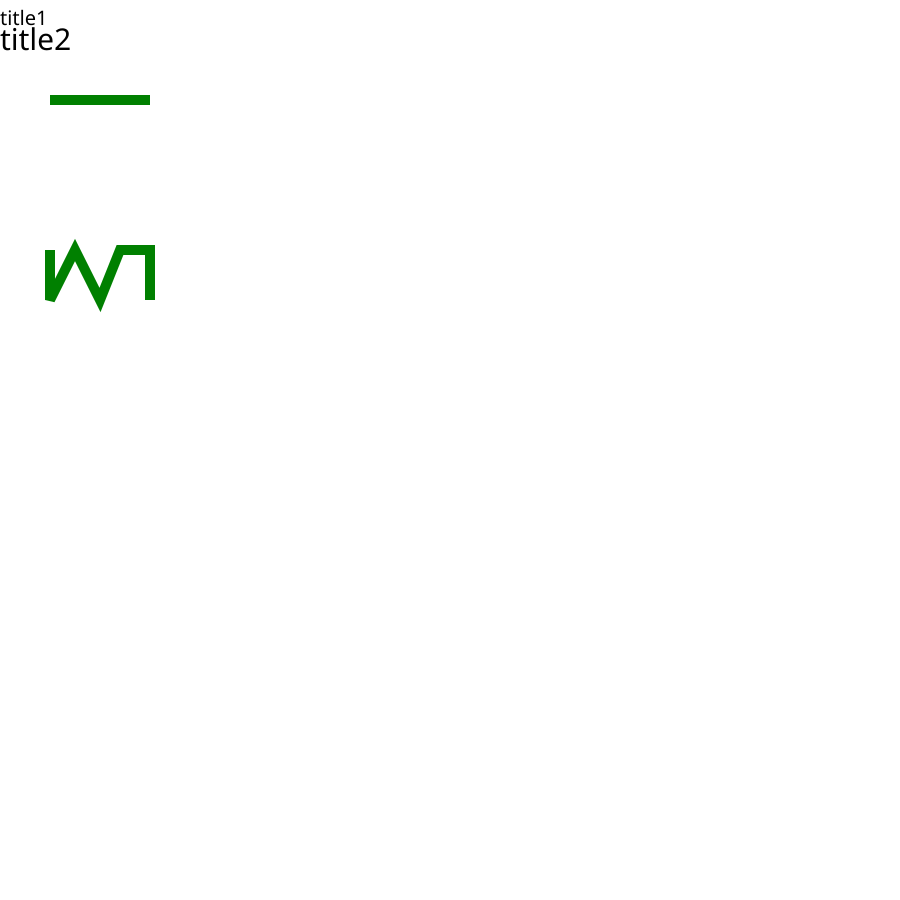

Recreate this plot in Python.
#!/usr/bin/env python3
# coding: utf-8

import svgwrite

dwg = svgwrite.Drawing("group.example.svg", (900, 900), debug=True)
text = dwg.add(dwg.g(id = "text.group", font_family="sans-serif", font_size=20, fill='black'))
lines = dwg.add(dwg.g(id = "line.group",stroke_width=10, stroke='green', fill='none'))
text.add(dwg.text("title1", insert=(0, 25)))
text.add(dwg.text("title2", font_size=30, insert=(0, 50)))
lines.add(dwg.line(start=(50, 100), end=(150, 100)))
lines.add(dwg.polyline([(50, 250), (50, 300), (75, 250), (100, 300), (120, 250), (150, 250), (150, 300)]))
dwg.save()